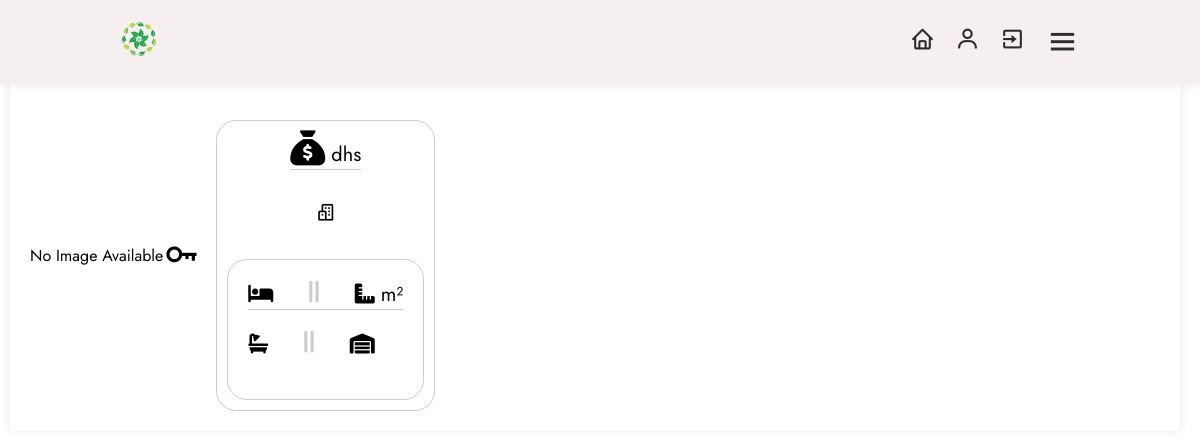
/product/414bc992-7243-4801-bed6-09cc21b9d6de, run on an earlier commit of the app's database.
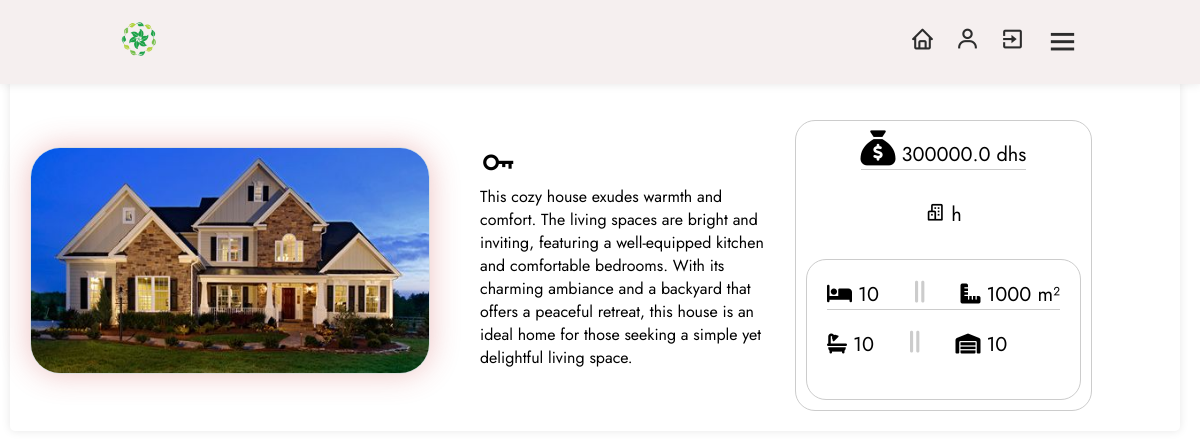
And on a later commit of the database.
### models/user.py (models this page shows)
class Products(db.Model):
    id = db.Column(db.String(50), primary_key=True, default=lambda: str( uuid.uuid4()), unique=True, nullable=False)
    name = db.Column(db.String(255), nullable=False)
    city = db.Column(db.String(8), nullable=False)
    price = db.Column(db.Float, nullable=False)
    image_path = db.Column(db.String(255), nullable=True)
    num_rooms = Column(Integer, nullable=False)
    section = Column(Integer, nullable=False)
    num_bain = Column(Integer, nullable=False)
    window_per_house = Column(Integer, nullable=False)
    user_id = db.Column(db.String(50),db.ForeignKey('user.id'),nullable=False)
    user = db.relationship('User', backref=db.backref('products', lazy=True))

### models/app.py (the view)
    @app.route('/product/<string:product_id>')
    def product_detail(product_id):
        product = get_product_details(product_id)
        return render_template('product_detail.html', product=product)

### models/templates/product_detail.html (shortened to what this page needs)
<!DOCTYPE html>
<html lang="en">
        <head>
                <link rel="stylesheet" href="{{ url_for('static', filename='style/dashboard.css') }}">
                <link rel="stylesheet" href="https://cdnjs.cloudflare.com/ajax/libs/font-awesome/5.15.2/css/all.min.css">
                <link rel="stylesheet" href="https://cdnjs.cloudflare.com/ajax/libs/font-awesome/6.4.2/css/all.min.css" />
                <link rel="stylesheet" href="https://unpkg.com/boxicons@latest/css/boxicons.min.css">
                <link href="https://cdn.jsdelivr.net/npm/bootstrap-icons@1.21.0/font/bootstrap-icons.css" rel="stylesheet">
        </head>
        <body>
                <header>
                        <div class="logo">
                                <img src="./static/images/icon.png" alt="logo" >
                        </div>
                        <div class="nav-icon">
                                <a onclick="window.location.href='{{ url_for('dashboard') }}'"><i class='bx bx-home'></i></a>
                                <a onclick="window.location.href='{{ url_for('user') }}'"><i class='bx bx-user'></i></a>
                                <a onclick="window.location.href='{{ url_for('exit') }}'"><i class='bx bx-exit'></i></a>
                                <div class="bx bx-menu" id="menu-icon"></div>
                        </div>
                </header>
                <section class="inside">
                                <div class="card">
                                     {% if product.image_path %}
                                        <img class="product-image" src="{{ url_for('serve_image', filename=product.image_path.split('/')[-1]) }}" alt="Product Image">
                                     {% else %}
                                              <p>No Image Available</p>
                                     {% endif %}
                                        <a style="max-width: 300px; margin-right: 15px;">
                                                <i class='bx bx-key' style="font-size: 38px"></i><p>   {{ product.name }} </p>
                                        </a>
                                        <div class="product-info">
                                                       <li style="border-bottom: 1px solid #ccc; margin-bottom: 30px;">
                                                                <i class="fa-solid fa-sack-dollar" style="font-size: 35px;"></i>   {{ product.price }} dhs
                                                       </li>
                                                       <p style="margin-bottom: 30px;">
                                                                <i class='bx bx-buildings'></i>   {{ product.city }}
                                                       </p>
                                                       <a style="border: 1px solid #ccc; border-radius: 20px; padding: 20px;">
                                                                 <p style="border-bottom: 1px solid #ccc; margin-bottom: 20px;">
                                                                        <i class="fa-solid fa-bed"></i> {{ product.num_rooms }}
                                                                        <i class="fa-solid fa-grip-lines-vertical" style="color: #ccc; font-size: 25px; margin-left: 30px; margin-right: 30px"></i>
                                                                        <i class="fa-solid fa-ruler-combined"></i>    {{ product.section }} m²
                                                                 </p>
                                                                 <p style="margin-bottom: 20px; margin-bottom: 20px;">
                                                                        <i class="fa-solid fa-bath"></i>    {{ product.num_bain }}
                                                                        <i class="fa-solid fa-grip-lines-vertical" style="color: #ccc; font-size: 25px; margin-left: 30px; margin-right: 30px;"></i>
                                                                        <i class="fa-solid fa-warehouse"></i>     {{ product.window_per_house }}
                                                                 </p>
                                                       </a>
                                        </div>
                                </div>
                </section>
        </body>
</html>

### models/static/style/dashboard.css (style rules this page uses)
* { margin: 0; padding: 0; box-sizing: border-box; font-family: 'Jost', sans-serif; list-style: none; text-decoration: none; }
header { position: fixed; width: 100%; top: 0; right: 0; z-index: 1000; display: flex; align-items: center; justify-content: space-between; padding: 20px 10%; background-color: #f5efef; box-shadow: 0 0 10px rgba(0, 0, 0, 0.1); }
.logo img { max-width: 120px; height: 1cm; }
.nav-icon { display: flex; align-items: center; }
.nav-icon i { margin-right: 20px; color: #2c2c2c; font-size: 25px; font-weight: 400; transform: all .42s ease; }
#menu-icon { font-size: 35px; color: #2c2c2c; z-index: 10001; cursor: pointer; }
.inside { padding-top: 70px; padding-right: 10px; }
.card { display: flex; background-color: none; margin-bottom: 20px; align-items: center; padding: 20px; margin: 10px; border-radius: 5px; box-shadow: 0 0 10px rgba(0, 0, 0, 0.1); }
.product-image { margin-right: 50px; max-width: 400px; height: auto; margin-top: 10px; border: 1px solid #ddd; border-radius: 30px; overflow: hidden; box-shadow: 0 0 30px rgba(201, 57, 57, 0.3); }
.product-info { margin-top: 20px; padding: 10px; border: 1px solid #ccc; border-radius: 20px; display: flex; flex-direction: column; font-size: 20px; align-items: CENTER; justify-content: flex-start; flex-wrap: wrap; }

What changed in the data, as far as the page shows it:
added Products: name "This cozy house exudes warmth and comfort. The living spaces are bright and inviting, featuring a well-equipped kitchen and comfortable bedrooms. With its charming ambiance and a backyard that offers a peaceful retreat, this house is an ideal home for those seeking a simple yet delightful living space.", price "300000.0", section "1000"
Also different on the page:
{{ product.city }}: (not shown) → "h"
{{ product.num_rooms }}: (not shown) → "10"
{{ product.num_bain }}: (not shown) → "10"
{{ product.window_per_house }}: (not shown) → "10"
text no longer shown: "No Image Available"
